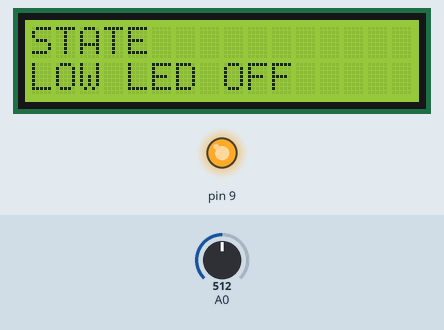
Bench run of a sketch on a simulated Arduino Uno, built with avr-gcc and run on an emulated ATmega328P. Shown: 16×2 character LCD, output pins drawn as LEDs (lit = HIGH). The test bench sets the inputs (shaded band); at power-on: A0 = 512. What the sketch prints to the serial monitor is not drawn.

Above: at 1.2 s.
1.3 s: A0 set to 20
At 2.5 s:
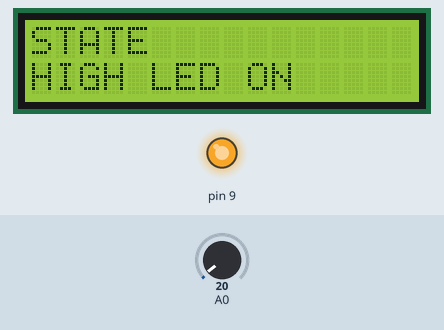
2.8 s: A0 set to 122
At 4.0 s:
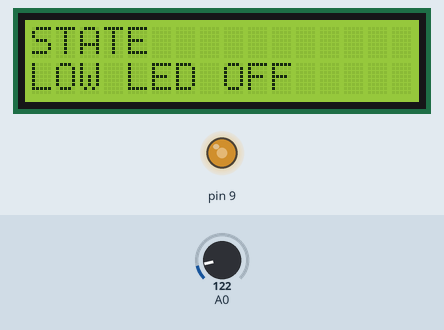
4.4 s: A0 set to 306
At 5.5 s:
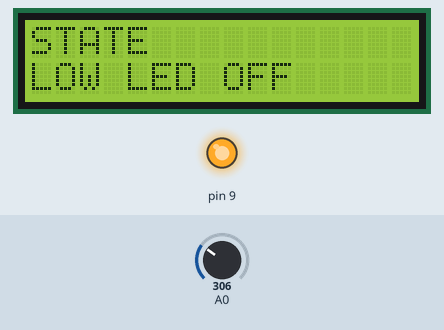
Timing chart, 0 to 7.4 s (numbered marks = the images above; inputs shaded):
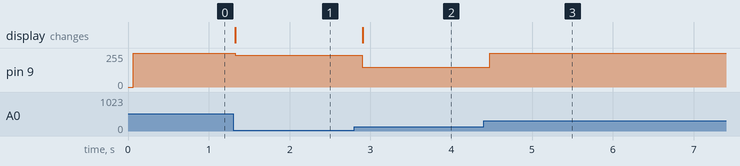

The sketch:

ldr_led_lcd.ino
```cpp
/* Author: Github @Ankuraxz

A photoresistor is a passive component that
decreases resistance with respect to receiving
luminosity on the component's sensitive surface.
*/
int value=0;
int lumen =0;
#include <LiquidCrystal.h>
// initialize the library with the numbers of the interface pins
LiquidCrystal lcd(12, 11, 6, 5, 4, 3);
void setup()
{
  pinMode(A0, INPUT);
  pinMode(9, OUTPUT);
  Serial.begin(9600);

  lcd.begin(16, 2);
  // Print a message to the LCD.
  lcd.print("hello, world!");

}

void loop()
{
  lcd.setCursor(0, 1);
  value= analogRead(A0);
  lumen = 255- (map(value,1,290,0,255)); // map(value, fromLow, fromHigh, toLow, toHigh)
  if(value<30)
  {
    analogWrite(9, lumen);
    Serial.println("Light ON");
    Serial.println(value);
    lcd.clear();
    lcd.print("STATE");
    lcd.setCursor(0, 1);
    lcd.print("HIGH LED ON");
  }
  else
  {
    analogWrite(9, lumen);
    Serial.println("Light OFF");
    Serial.println(value);
    lcd.clear();
    lcd.print("STATE");
    lcd.setCursor(0, 1);
    lcd.print("LOW LED OFF");
  }
 delay(100);
}
```

Measured:
- after the input at 1.3 s, pin 9: 255/255 → 239/255 at once; the display: changes at once (image 1)
- after the input at 2.8 s, pin 9: 239/255 → 149/255 after 0.10 s; the display: changes after 0.10 s (image 2)
- after the input at 4.4 s, pin 9: 149/255 → 255/255 after 0.08 s
